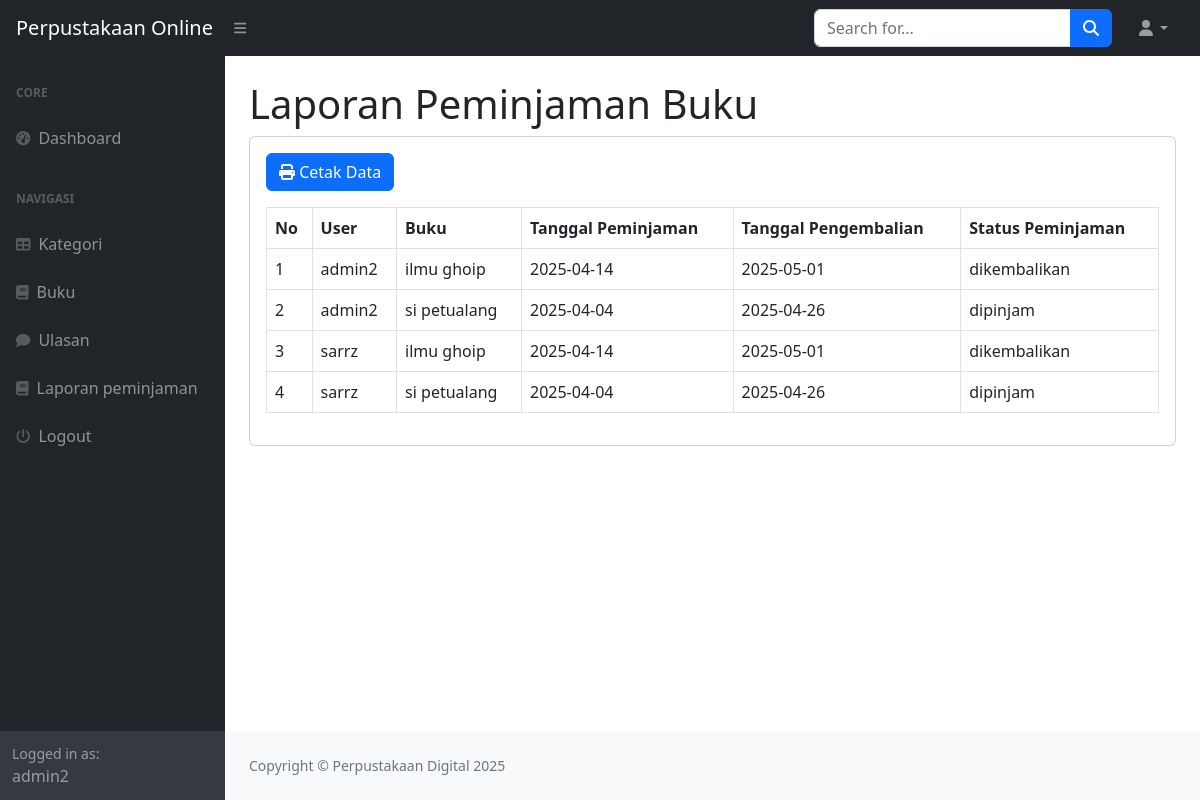
Screenshot of /perpustakaan_ukk/index.php?page=laporan (signed in) with the database file from the repository.
### tables this page shows
CREATE TABLE `peminjaman` (
  `id_peminjaman` int(11) NOT NULL,
  `id_user` int(11) DEFAULT NULL,
  `id_buku` int(11) DEFAULT NULL,
  `tanggal_peminjaman` varchar(255) DEFAULT NULL,
  `tanggal_pengembalian` varchar(255) DEFAULT NULL,
  `status_peminjaman` enum('dipinjam','dikembalikan','','') DEFAULT NULL
);

CREATE TABLE `user` (
  `id_user` int(11) NOT NULL,
  `nama` varchar(255) DEFAULT NULL,
  `username` varchar(255) DEFAULT NULL,
  `password` varchar(255) DEFAULT NULL,
  `email` varchar(255) DEFAULT NULL,
  `alamat` text DEFAULT NULL,
  `no_telepon` varchar(255) DEFAULT NULL,
  `level` enum('admin','petugas','peminjam','') DEFAULT NULL
);

CREATE TABLE `buku` (
  `id_buku` int(11) NOT NULL,
  `id_kategori` int(11) DEFAULT NULL,
  `judul` varchar(255) DEFAULT NULL,
  `penulis` varchar(255) DEFAULT NULL,
  `penerbit` varchar(255) DEFAULT NULL,
  `tahun_terbit` varchar(255) DEFAULT NULL,
  `deskripsi` varchar(255) DEFAULT NULL
);

### perpustakaan_ukk/laporan.php (the view)
<h1 class="mt-4">Laporan Peminjaman Buku</h1>
<div class="card">
    <div class="card-body">
    <div class="row">
    <div class="col-md-12">
        <a href="cetak.php" target="_blank" class="btn btn-primary mb-3"><i class="fa fa-print"></i> Cetak Data</a>
        <table class="table table-bordered" id="dataTable" width="100%" cellspacing="0">
            <tr>
                <th>No</th>
                <th>User</th>
                <th>Buku</th>
                <th>Tanggal Peminjaman</th>
                <th>Tanggal Pengembalian</th>
                <th>Status Peminjaman</th>
            </tr>
            <?php
            $i = 1;
                $query = mysqli_query($koneksi, "SELECT*FROM Peminjaman LEFT JOIN user on peminjaman.id_user LEFT JOIN buku on buku.id_buku = peminjaman.id_buku");
                while($data = mysqli_fetch_array($query)){
                    ?>
                    <tr>
                        <td><?php echo $i++; ?></td>
                        <td><?php echo $data ['nama']; ?></td>
                        <td><?php echo $data ['judul']; ?></td>
                        <td><?php echo $data ['tanggal_peminjaman']; ?></td>
                        <td><?php echo $data ['tanggal_pengembalian']; ?></td>
                        <td><?php echo $data ['status_peminjaman']; ?></td>
                    </tr>
                    <?php
                }
            ?>
        </table>
    </div>
</div>
    </div>
</div>

### perpustakaan_ukk/index.php (shortened to what this page needs)
<!DOCTYPE html>
<html lang="en">
    <head>
        <link href="https://cdn.jsdelivr.net/npm/simple-datatables@7.1.2/dist/style.min.css" rel="stylesheet" />
        <link href="css/styles.css" rel="stylesheet" />
    </head>
    <body class="sb-nav-fixed">
        <nav class="sb-topnav navbar navbar-expand navbar-dark bg-dark">
            <a class="navbar-brand ps-3" href="index.html">Perpustakaan Online</a>
            <button class="btn btn-link btn-sm order-1 order-lg-0 me-4 me-lg-0" id="sidebarToggle" href="#!"><i class="fas fa-bars"></i></button>
            <form class="d-none d-md-inline-block form-inline ms-auto me-0 me-md-3 my-2 my-md-0">
                <div class="input-group">
                    <input class="form-control" type="text" placeholder="Search for..." aria-label="Search for..." aria-describedby="btnNavbarSearch" />
                    <button class="btn btn-primary" id="btnNavbarSearch" type="button"><i class="fas fa-search"></i></button>
                </div>
            </form>
            <ul class="navbar-nav ms-auto ms-md-0 me-3 me-lg-4">
                <li class="nav-item dropdown">
                    <a class="nav-link dropdown-toggle" id="navbarDropdown" href="#" role="button" data-bs-toggle="dropdown" aria-expanded="false"><i class="fas fa-user fa-fw"></i></a>
                </li>
            </ul>
        </nav>
        <div id="layoutSidenav">
            <div id="layoutSidenav_nav">
                <nav class="sb-sidenav accordion sb-sidenav-dark" id="sidenavAccordion">
                    <div class="sb-sidenav-menu">
                        <div class="nav">
                            <div class="sb-sidenav-menu-heading">Core</div>
                            <a class="nav-link" href="?">
                                <div class="sb-nav-link-icon"><i class="fas fa-tachometer-alt"></i></div>
                                Dashboard
                            </a>
                            <div class="sb-sidenav-menu-heading">Navigasi</div>
                            <?php
                                if($_SESSION['user']['level'] !='peminjam'){
                            ?>
                            <a class="nav-link" href="?page=kategori">
                                <div class="sb-nav-link-icon"><i class="fa fa-table"></i></div>
                                Kategori
                            </a>
                            <a class="nav-link" href="?page=buku">
                                <div class="sb-nav-link-icon"><i class="fa fa-book"></i></div>
                                Buku
                            </a>
                            <?php
                                }
                            ?>
                            <a class="nav-link" href="?page=ulasan">
                                <div class="sb-nav-link-icon"><i class="fa fa-comment"></i></div>
                                Ulasan
                            </a>
                            <?php
                                if($_SESSION['user']['level'] !='peminjam'){
                            ?>
                                <a class="nav-link" href="?page=laporan">
                                    <div class="sb-nav-link-icon"><i class="fa fa-book"></i></div>
                                    Laporan peminjaman
                                </a>
                            <?php
                                }
                                ?>
                            <a class="nav-link" href="logout.php">
                                <div class="sb-nav-link-icon"><i class="fa fa-power-off"></i></div>
                                Logout
                            </a>
                        </div>
                    </div>
                    <div class="sb-sidenav-footer">
                        <div class="small">Logged in as:</div>
                        <?php echo $_SESSION['user']['nama'];?>
                    </div>
                </nav>
            </div>
            <div id="layoutSidenav_content">
                <main>
                    <div class="container-fluid px-4">
                        <?php
                                $page =isset($_GET['page']) ? $_GET['page'] : 'home';
                                if(file_exists($page . '.php')){
                                    include $page . '.php';
                                }else{
                                    include '404.php';
                                }
                        ?>
                    </div>
                </main>
                <footer class="py-4 bg-light mt-auto">
                    <div class="container-fluid px-4">
                        <div class="d-flex align-items-center justify-content-between small">
                            <div class="text-muted">Copyright &copy; Perpustakaan Digital 2025</div>
                        </div>
                    </div>
                </footer>
            </div>
        </div>
    </body>
</html>

### rows the page displays
peminjaman: user.nama "admin2", id_buku.judul "ilmu ghoip", tanggal_peminjaman "2025-04-14", tanggal_pengembalian "2025-05-01", status_peminjaman "dikembalikan", id_user.nama "sarrz"
peminjaman: user.nama "admin2", id_buku.judul "si petualang", tanggal_peminjaman "2025-04-04", tanggal_pengembalian "2025-04-26", status_peminjaman "dipinjam", id_user.nama "sarrz"

### other values shown
$_SESSION['user']['nama'] "admin2"
